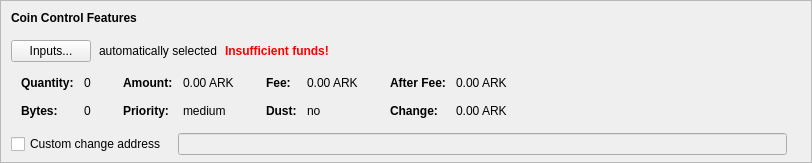
    <widget class="QFrame" name="frameCoinControl">
     <property name="sizePolicy">
      <sizepolicy hsizetype="Expanding" vsizetype="Expanding">
       <horstretch>0</horstretch>
       <verstretch>0</verstretch>
      </sizepolicy>
     </property>
     <property name="maximumSize">
      <size>
       <width>16777215</width>
       <height>16777215</height>
      </size>
     </property>
     <property name="frameShape">
      <enum>QFrame::StyledPanel</enum>
     </property>
     <property name="frameShadow">
      <enum>QFrame::Sunken</enum>
     </property>
     <layout class="QVBoxLayout" name="verticalLayoutCoinControl2">
      <property name="spacing">
       <number>0</number>
      </property>
      <property name="leftMargin">
       <number>0</number>
      </property>
      <property name="topMargin">
       <number>0</number>
      </property>
      <property name="rightMargin">
       <number>0</number>
      </property>
      <property name="bottomMargin">
       <number>6</number>
      </property>
      <item>
       <layout class="QVBoxLayout" name="verticalLayoutCoinControl" stretch="0,0,0,0,1">
        <property name="spacing">
         <number>0</number>
        </property>
        <property name="leftMargin">
         <number>10</number>
        </property>
        <property name="topMargin">
         <number>10</number>
        </property>
        <item>
         <layout class="QHBoxLayout" name="horizontalLayoutCoinControl1">
          <property name="bottomMargin">
           <number>15</number>
          </property>
          <item>
           <widget class="QLabel" name="labelCoinControlFeatures">
            <property name="sizePolicy">
             <sizepolicy hsizetype="Preferred" vsizetype="Maximum">
              <horstretch>0</horstretch>
              <verstretch>0</verstretch>
             </sizepolicy>
            </property>
            <property name="font">
             <font>
              <weight>75</weight>
              <bold>true</bold>
             </font>
            </property>
            <property name="styleSheet">
             <string notr="true">font-weight:bold;</string>
            </property>
            <property name="text">
             <string>Coin Control Features</string>
            </property>
           </widget>
          </item>
         </layout>
        </item>
        <item>
         <layout class="QHBoxLayout" name="horizontalLayoutCoinControl2" stretch="0,0,0,0">
          <property name="spacing">
           <number>8</number>
          </property>
          <property name="bottomMargin">
           <number>10</number>
          </property>
          <item>
           <widget class="QPushButton" name="pushButtonCoinControl">
            <property name="styleSheet">
             <string notr="true"/>
            </property>
            <property name="text">
             <string>Inputs...</string>
            </property>
            <property name="autoDefault">
             <bool>false</bool>
            </property>
           </widget>
          </item>
          <item>
           <widget class="QLabel" name="labelCoinControlAutomaticallySelected">
            <property name="text">
             <string>automatically selected</string>
            </property>
            <property name="margin">
             <number>5</number>
            </property>
           </widget>
          </item>
          <item>
           <widget class="QLabel" name="labelCoinControlInsuffFunds">
            <property name="font">
             <font>
              <weight>75</weight>
              <bold>true</bold>
             </font>
            </property>
            <property name="styleSheet">
             <string notr="true">color:red;font-weight:bold;</string>
            </property>
            <property name="text">
             <string>Insufficient funds!</string>
            </property>
            <property name="margin">
             <number>5</number>
            </property>
           </widget>
          </item>
          <item>
           <spacer name="horizontalSpacerCoinControl">
            <property name="orientation">
             <enum>Qt::Horizontal</enum>
            </property>
            <property name="sizeHint" stdset="0">
             <size>
              <width>40</width>
              <height>1</height>
             </size>
            </property>
           </spacer>
          </item>
         </layout>
        </item>
        <item>
         <widget class="QWidget" name="widgetCoinControl" native="true">
          <property name="sizePolicy">
           <sizepolicy hsizetype="Preferred" vsizetype="Preferred">
            <horstretch>0</horstretch>
            <verstretch>0</verstretch>
           </sizepolicy>
          </property>
          <property name="minimumSize">
           <size>
            <width>0</width>
            <height>0</height>
           </size>
          </property>
          <property name="styleSheet">
           <string notr="true"/>
          </property>
          <layout class="QHBoxLayout" name="horizontalLayoutCoinControl5">
           <property name="leftMargin">
            <number>0</number>
           </property>
           <property name="topMargin">
            <number>0</number>
           </property>
           <property name="rightMargin">
            <number>0</number>
           </property>
           <property name="bottomMargin">
            <number>0</number>
           </property>
           <item>
            <layout class="QHBoxLayout" name="horizontalLayoutCoinControl3" stretch="0,0,0,1">
             <property name="spacing">
              <number>20</number>
             </property>
             <property name="topMargin">
              <number>0</number>
             </property>
             <property name="bottomMargin">
              <number>10</number>
             </property>
             <item>
              <layout class="QFormLayout" name="formLayoutCoinControl1">
               <property name="horizontalSpacing">
                <number>10</number>
               </property>
               <property name="verticalSpacing">
                <number>14</number>
               </property>
               <property name="leftMargin">
                <number>10</number>
               </property>
               <property name="topMargin">
                <number>4</number>
               </property>
               <property name="rightMargin">
                <number>6</number>
               </property>
               <item row="0" column="0">
                <widget class="QLabel" name="labelCoinControlQuantityText">
                 <property name="font">
                  <font>
                   <weight>75</weight>
                   <bold>true</bold>
                  </font>
                 </property>
                 <property name="text">
                  <string>Quantity:</string>
                 </property>
                 <property name="margin">
                  <number>0</number>
                 </property>
                </widget>
               </item>
               <item row="0" column="1">
                <widget class="QLabel" name="labelCoinControlQuantity">
                 <property name="cursor">
                  <cursorShape>IBeamCursor</cursorShape>
                 </property>
                 <property name="contextMenuPolicy">
                  <enum>Qt::ActionsContextMenu</enum>
                 </property>
                 <property name="text">
                  <string notr="true">0</string>
                 </property>
                 <property name="margin">
                  <number>0</number>
                 </property>
                 <property name="textInteractionFlags">
                  <set>Qt::LinksAccessibleByMouse|Qt::TextSelectableByKeyboard|Qt::TextSelectableByMouse</set>
                 </property>
                </widget>
               </item>
               <item row="1" column="0">
                <widget class="QLabel" name="labelCoinControlBytesText">
                 <property name="font">
                  <font>
                   <weight>75</weight>
                   <bold>true</bold>
                  </font>
                 </property>
                 <property name="text">
                  <string>Bytes:</string>
                 </property>
                </widget>
               </item>
               <item row="1" column="1">
                <widget class="QLabel" name="labelCoinControlBytes">
                 <property name="cursor">
                  <cursorShape>IBeamCursor</cursorShape>
                 </property>
                 <property name="contextMenuPolicy">
                  <enum>Qt::ActionsContextMenu</enum>
                 </property>
                 <property name="text">
                  <string notr="true">0</string>
                 </property>
                 <property name="textInteractionFlags">
                  <set>Qt::LinksAccessibleByMouse|Qt::TextSelectableByKeyboard|Qt::TextSelectableByMouse</set>
                 </property>
                </widget>
               </item>
              </layout>
             </item>
             <item>
              <layout class="QFormLayout" name="formLayoutCoinControl2">
               <property name="horizontalSpacing">
                <number>10</number>
               </property>
               <property name="verticalSpacing">
                <number>14</number>
               </property>
               <property name="leftMargin">
                <number>6</number>
               </property>
               <property name="topMargin">
                <number>4</number>
               </property>
               <property name="rightMargin">
                <number>6</number>
               </property>
               <item row="0" column="0">
                <widget class="QLabel" name="labelCoinControlAmountText">
                 <property name="font">
                  <font>
                   <weight>75</weight>
                   <bold>true</bold>
                  </font>
                 </property>
                 <property name="text">
                  <string>Amount:</string>
                 </property>
                 <property name="margin">
                  <number>0</number>
                 </property>
                </widget>
               </item>
               <item row="0" column="1">
                <widget class="QLabel" name="labelCoinControlAmount">
                 <property name="cursor">
                  <cursorShape>IBeamCursor</cursorShape>
                 </property>
                 <property name="contextMenuPolicy">
                  <enum>Qt::ActionsContextMenu</enum>
                 </property>
                 <property name="text">
                  <string notr="true">0.00 ARK</string>
                 </property>
                 <property name="textInteractionFlags">
                  <set>Qt::LinksAccessibleByMouse|Qt::TextSelectableByKeyboard|Qt::TextSelectableByMouse</set>
                 </property>
                </widget>
               </item>
               <item row="1" column="0">
                <widget class="QLabel" name="labelCoinControlPriorityText">
                 <property name="font">
                  <font>
                   <weight>75</weight>
                   <bold>true</bold>
                  </font>
                 </property>
                 <property name="text">
                  <string>Priority:</string>
                 </property>
                </widget>
               </item>
               <item row="1" column="1">
                <widget class="QLabel" name="labelCoinControlPriority">
                 <property name="cursor">
                  <cursorShape>IBeamCursor</cursorShape>
                 </property>
                 <property name="contextMenuPolicy">
                  <enum>Qt::ActionsContextMenu</enum>
                 </property>
                 <property name="text">
                  <string notr="true">medium</string>
                 </property>
                 <property name="textInteractionFlags">
                  <set>Qt::LinksAccessibleByMouse|Qt::TextSelectableByKeyboard|Qt::TextSelectableByMouse</set>
                 </property>
                </widget>
               </item>
              </layout>
             </item>
             <item>
              <layout class="QFormLayout" name="formLayoutCoinControl3">
               <property name="horizontalSpacing">
                <number>10</number>
               </property>
               <property name="verticalSpacing">
                <number>14</number>
               </property>
               <property name="leftMargin">
                <number>6</number>
               </property>
               <property name="topMargin">
                <number>4</number>
               </property>
               <property name="rightMargin">
                <number>6</number>
               </property>
               <item row="0" column="0">
                <widget class="QLabel" name="labelCoinControlFeeText">
                 <property name="font">
                  <font>
                   <weight>75</weight>
                   <bold>true</bold>
                  </font>
                 </property>
                 <property name="text">
                  <string>Fee:</string>
                 </property>
                 <property name="margin">
                  <number>0</number>
                 </property>
                </widget>
               </item>
               <item row="0" column="1">
                <widget class="QLabel" name="labelCoinControlFee">
                 <property name="cursor">
                  <cursorShape>IBeamCursor</cursorShape>
                 </property>
                 <property name="contextMenuPolicy">
                  <enum>Qt::ActionsContextMenu</enum>
                 </property>
                 <property name="text">
                  <string notr="true">0.00 ARK</string>
                 </property>
                 <property name="textInteractionFlags">
                  <set>Qt::LinksAccessibleByMouse|Qt::TextSelectableByKeyboard|Qt::TextSelectableByMouse</set>
                 </property>
                </widget>
               </item>
               <item row="1" column="0">
                <widget class="QLabel" name="labelCoinControlLowOutputText">
                 <property name="font">
                  <font>
                   <weight>75</weight>
                   <bold>true</bold>
                  </font>
                 </property>
                 <property name="text">
                  <string>Dust:</string>
                 </property>
                </widget>
               </item>
               <item row="1" column="1">
                <widget class="QLabel" name="labelCoinControlLowOutput">
                 <property name="cursor">
                  <cursorShape>IBeamCursor</cursorShape>
                 </property>
                 <property name="contextMenuPolicy">
                  <enum>Qt::ActionsContextMenu</enum>
                 </property>
                 <property name="text">
                  <string notr="true">no</string>
                 </property>
                 <property name="textInteractionFlags">
                  <set>Qt::LinksAccessibleByMouse|Qt::TextSelectableByKeyboard|Qt::TextSelectableByMouse</set>
                 </property>
                </widget>
               </item>
              </layout>
             </item>
             <item>
              <layout class="QFormLayout" name="formLayoutCoinControl4">
               <property name="horizontalSpacing">
                <number>10</number>
               </property>
               <property name="verticalSpacing">
                <number>14</number>
               </property>
               <property name="leftMargin">
                <number>6</number>
               </property>
               <property name="topMargin">
                <number>4</number>
               </property>
               <property name="rightMargin">
                <number>6</number>
               </property>
               <item row="0" column="0">
                <widget class="QLabel" name="labelCoinControlAfterFeeText">
                 <property name="font">
                  <font>
                   <weight>75</weight>
                   <bold>true</bold>
                  </font>
                 </property>
                 <property name="text">
                  <string>After Fee:</string>
                 </property>
                 <property name="margin">
                  <number>0</number>
                 </property>
                </widget>
               </item>
               <item row="0" column="1">
                <widget class="QLabel" name="labelCoinControlAfterFee">
                 <property name="cursor">
                  <cursorShape>IBeamCursor</cursorShape>
                 </property>
                 <property name="contextMenuPolicy">
                  <enum>Qt::ActionsContextMenu</enum>
                 </property>
                 <property name="text">
                  <string notr="true">0.00 ARK</string>
                 </property>
                 <property name="textInteractionFlags">
                  <set>Qt::LinksAccessibleByMouse|Qt::TextSelectableByKeyboard|Qt::TextSelectableByMouse</set>
                 </property>
                </widget>
               </item>
               <item row="1" column="0">
                <widget class="QLabel" name="labelCoinControlChangeText">
                 <property name="font">
                  <font>
                   <weight>75</weight>
                   <bold>true</bold>
                  </font>
                 </property>
                 <property name="text">
                  <string>Change:</string>
                 </property>
                </widget>
               </item>
               <item row="1" column="1">
                <widget class="QLabel" name="labelCoinControlChange">
                 <property name="cursor">
                  <cursorShape>IBeamCursor</cursorShape>
                 </property>
                 <property name="contextMenuPolicy">
                  <enum>Qt::ActionsContextMenu</enum>
                 </property>
                 <property name="text">
                  <string notr="true">0.00 ARK</string>
                 </property>
                 <property name="textInteractionFlags">
                  <set>Qt::LinksAccessibleByMouse|Qt::TextSelectableByKeyboard|Qt::TextSelectableByMouse</set>
                 </property>
                </widget>
               </item>
              </layout>
             </item>
            </layout>
           </item>
          </layout>
         </widget>
        </item>
        <item>
         <layout class="QHBoxLayout" name="horizontalLayoutCoinControl4" stretch="0,0,0">
          <property name="spacing">
           <number>12</number>
          </property>
          <property name="sizeConstraint">
           <enum>QLayout::SetDefaultConstraint</enum>
          </property>
          <property name="topMargin">
           <number>5</number>
          </property>
          <property name="rightMargin">
           <number>5</number>
          </property>
          <item>
           <widget class="QCheckBox" name="checkBoxCoinControlChange">
            <property name="toolTip">
             <string>If this is activated, but the change address is empty or invalid, change will be sent to a newly generated address.</string>
            </property>
            <property name="text">
             <string>Custom change address</string>
            </property>
           </widget>
          </item>
          <item>
           <widget class="QValidatedLineEdit" name="lineEditCoinControlChange">
            <property name="enabled">
             <bool>false</bool>
            </property>
            <property name="sizePolicy">
             <sizepolicy hsizetype="Expanding" vsizetype="Fixed">
              <horstretch>0</horstretch>
              <verstretch>0</verstretch>
             </sizepolicy>
            </property>
           </widget>
          </item>
          <item>
           <widget class="QLabel" name="labelCoinControlChangeLabel">
            <property name="sizePolicy">
             <sizepolicy hsizetype="Preferred" vsizetype="Expanding">
              <horstretch>0</horstretch>
              <verstretch>0</verstretch>
             </sizepolicy>
            </property>
            <property name="minimumSize">
             <size>
              <width>0</width>
              <height>0</height>
             </size>
            </property>
            <property name="text">
             <string/>
            </property>
            <property name="margin">
             <number>3</number>
            </property>
           </widget>
          </item>
         </layout>
        </item>
        <item>
         <spacer name="verticalSpacerCoinControl">
          <property name="orientation">
           <enum>Qt::Vertical</enum>
          </property>
          <property name="sizeHint" stdset="0">
           <size>
            <width>800</width>
            <height>1</height>
           </size>
          </property>
         </spacer>
        </item>
       </layout>
      </item>
     </layout>
    </widget>
